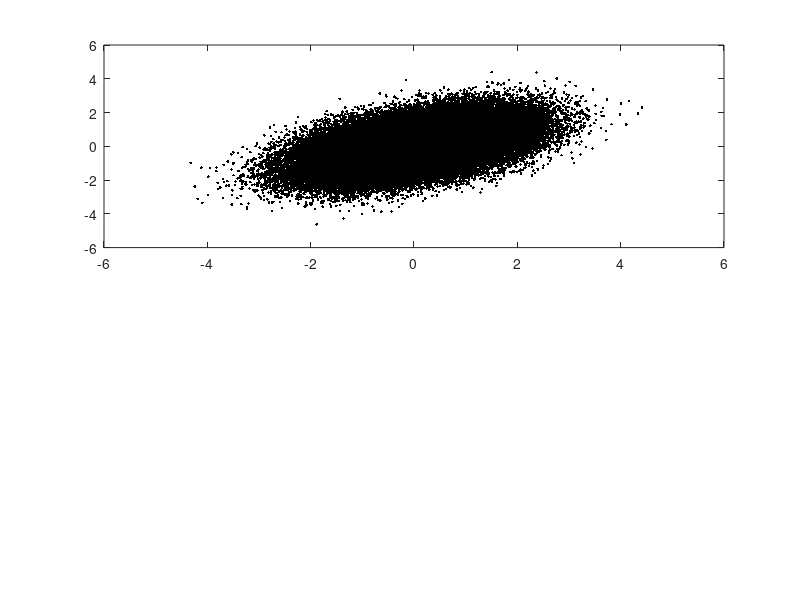

Reproduce this figure in MATLAB. (Note: this script raises an error after producing the figure.)

clc; clear; 

n=1e5;

Mu=[0,0];
rho=0.5;
Sgm=[1,rho;rho,1];

LcPt=[3,0]; %lock point

%% Empircal density contour
Z=mvnrnd(Mu,Sgm,n);
clf;
subplot(2,1,1)
plot(Z(:,1),Z(:,2),'.k')
nG=10;
Bn=linspace(-4,4,nG);
[N,XEDGES,YEDGES] = histcounts2(Z(:,1),Z(:,2));

%%find bin for Lock point
A1=discretize(LcPt(1),XEDGES);
A2=discretize(LcPt(2),YEDGES);

XG=(XEDGES(1:end-1)+XEDGES(2:end))/2;
YG=(YEDGES(1:end-1)+YEDGES(2:end))/2;

[X,Y]=ndgrid(XG,YG);


hold on 
plot(LcPt(1),LcPt(2),'m.','markersize',20)
hold on 
contour(X,Y,N,N(A1,A2)*[1,1],'linewidth',2,'color','r')

xlim([-4,4])
ylim([-4,4])
%% IS density contour

nSmp=1e4;
U=(lhsdesign(nSmp,2)-0.5)*8;

f=mvnpdf(U,Mu,Sgm);

subplot(2,1,2)
scatter(U(:,1),U(:,2),40,f,'filled')
colorbar

nG=40;
BinEdg=linspace(-4,4,nG+1);
Grd=(BinEdg(1:end-1)+BinEdg(2:end))/2;

[X,Y]=ndgrid(Grd,Grd);

%%find bin for Lock point
A1=discretize(LcPt(1),BinEdg);
A2=discretize(LcPt(2),BinEdg);

Ind1=discretize(U(:,1),BinEdg);
Ind2=discretize(U(:,2),BinEdg);

A=sub2ind([max(Ind1),max(Ind2)],Ind1,Ind2);

fBin=accumarray(A,f,[],@mean,NaN);
fBin=reshape(fBin,[nG,nG]);


hold on 
contour(X,Y,fBin,fBin(A1,A2)*[1,1],'linewidth',2,'color','r')
hold on 
plot(LcPt(1),LcPt(2),'m.','markersize',20)
xlim([-4,4])
ylim([-4,4])